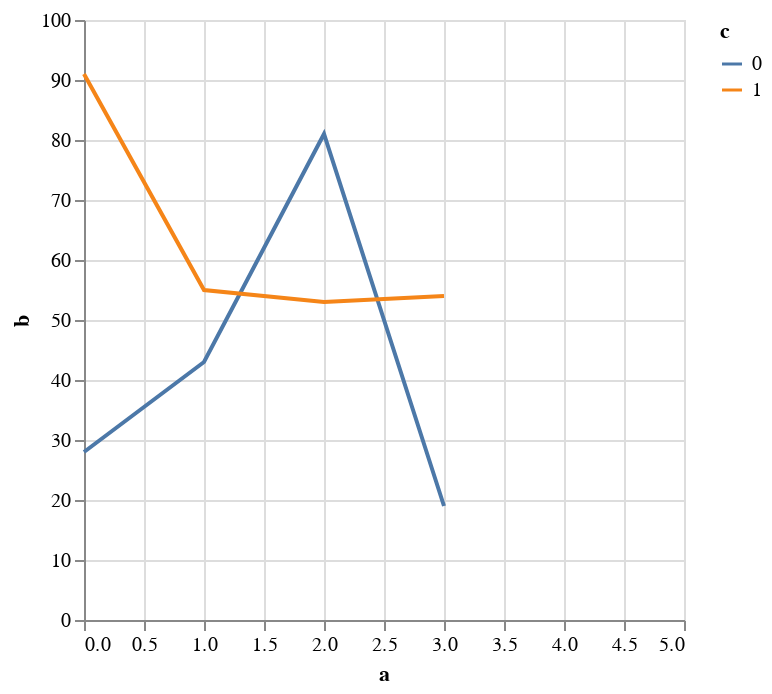

Here is the Vega-Lite specification saved for this chart:
### Vega-Lite specification from a JSON file in a GitHub repository (floating-point values rounded to 4 significant figures)
{"$schema": "https://vega.github.io/schema/vega-lite/v5.json", "data": {"values": [{"a": 0, "b": 28, "c": 0}, {"a": 0, "b": 91, "c": 1}, {"a": 1, "b": 43, "c": 0}, {"a": 1, "b": 55, "c": 1}, {"a": 2, "b": 81, "c": 0}, {"a": 2, "b": 53, "c": 1}, {"a": 3, "b": 19, "c": 0}]}, "transform": [{"impute": "b", "key": "a", "groupby": ["c"], "method": "mean", "frame": [-2, 2]}], "mark": "line", "encoding": {"x": {"field": "a", "type": "quantitative", "scale": {"nice": 1}}, "y": {"field": "b", "type": "quantitative"}, "color": {"field": "c", "type": "nominal"}}}
